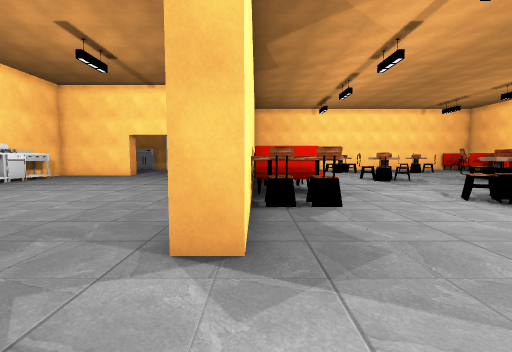
View 1 (above)

24 first-person views from a walk through a scene from a Unity 3-D project. The camera is 1.3 m above the floor, tilts 4° down and sees 90° across. Doors are open. The floor is counted in squares, 1 m on a side. Each view is taken from the middle of a square. On the plan, view 1 faces up. The plan holds only what a view shows up to about 13 squares ahead; the rest is blank. The place goes on beyond the plan. The player character is not drawn. Some surface patterns are stand-ins.

View 2
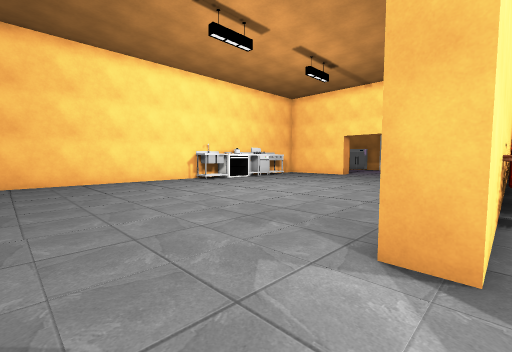

View 3
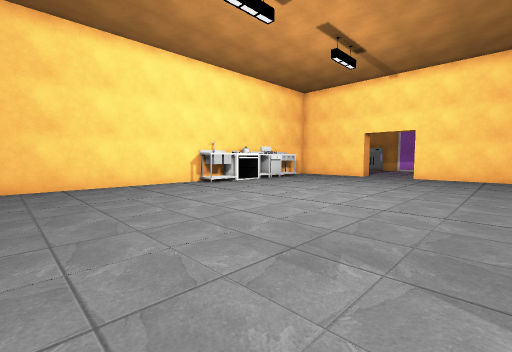

View 4
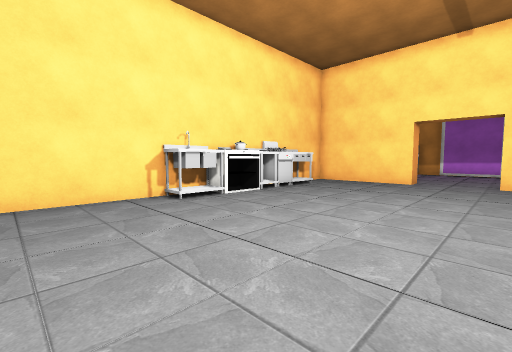

View 5
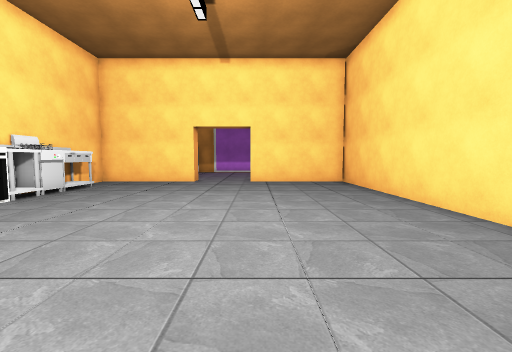

View 6
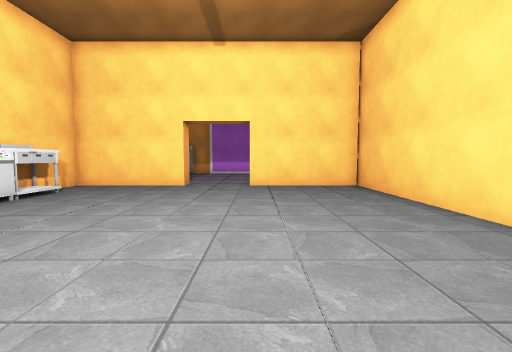

View 7
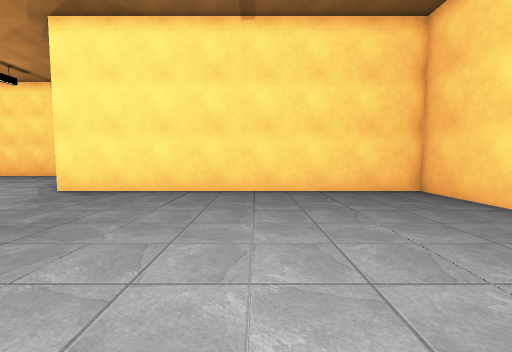

View 8
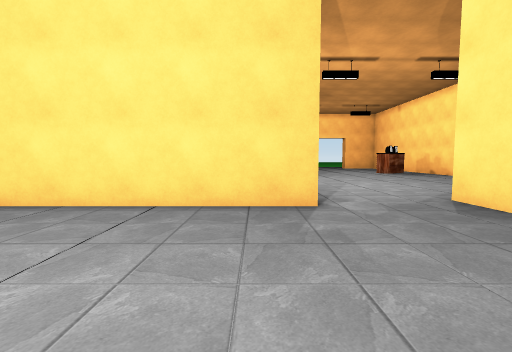

View 9
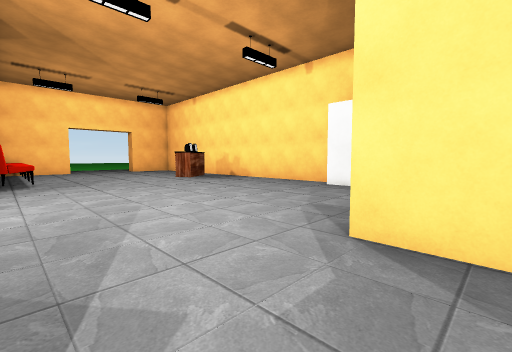

View 10
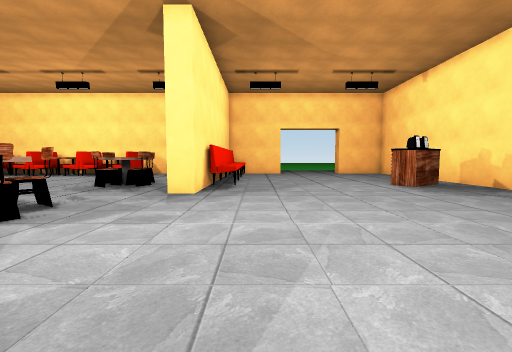

View 11
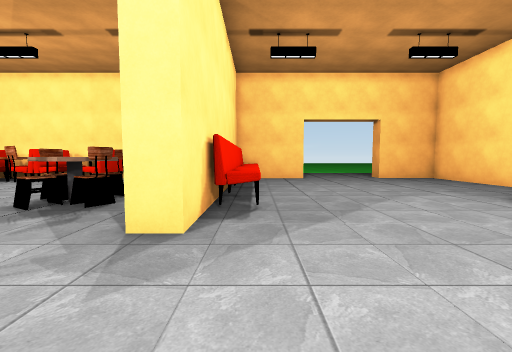

View 12
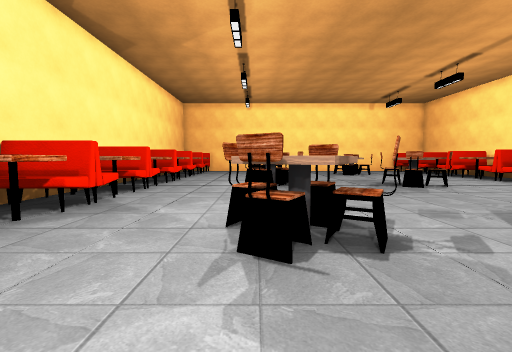

View 13
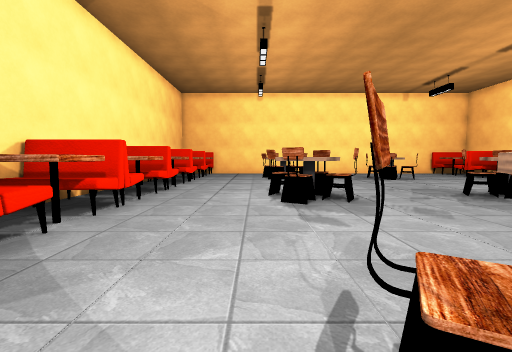

View 14
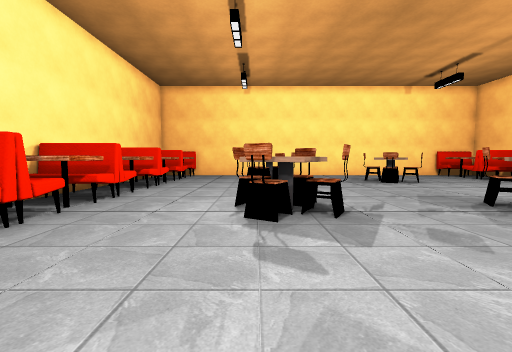

View 15
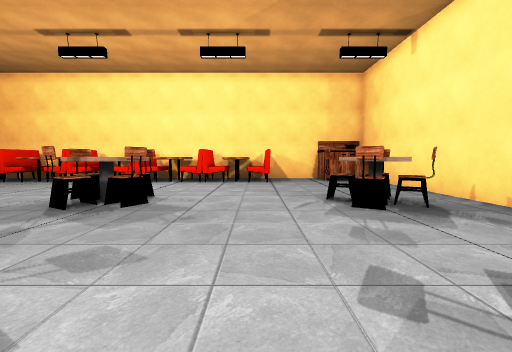

View 16
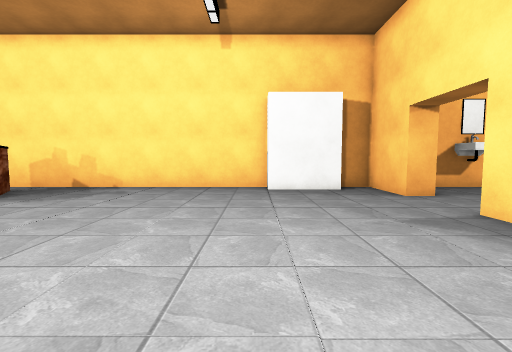

View 17
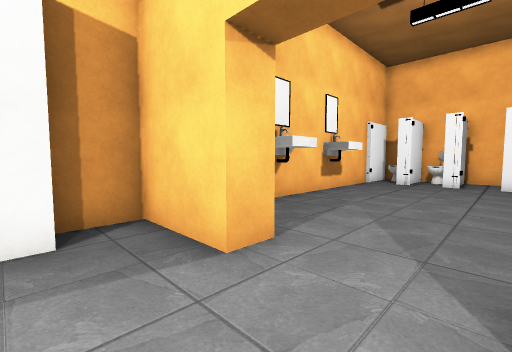

View 18
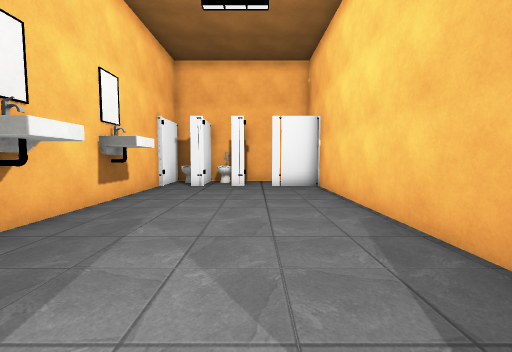

View 19
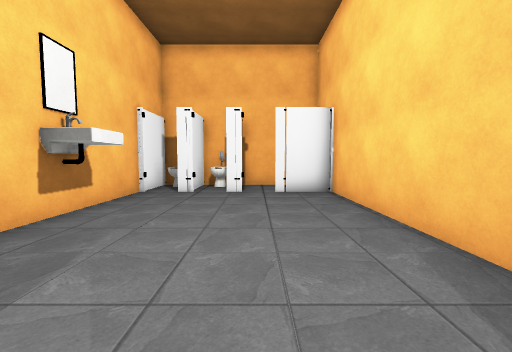

View 20
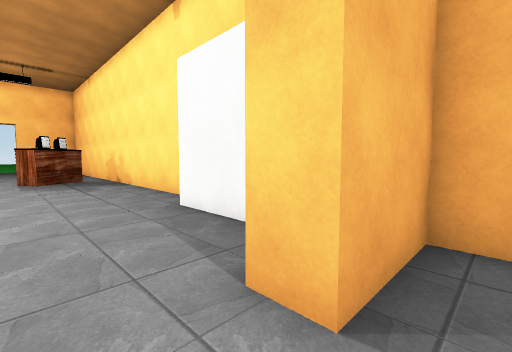

View 21
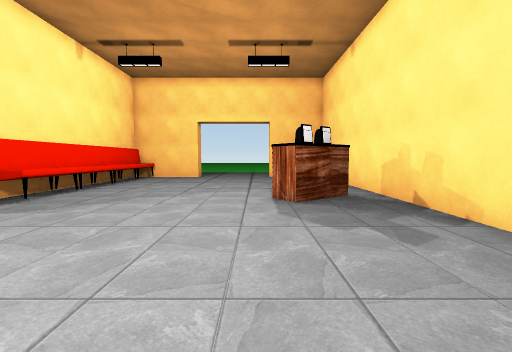

View 22
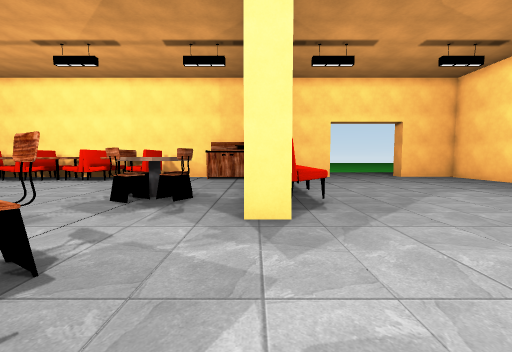

View 23
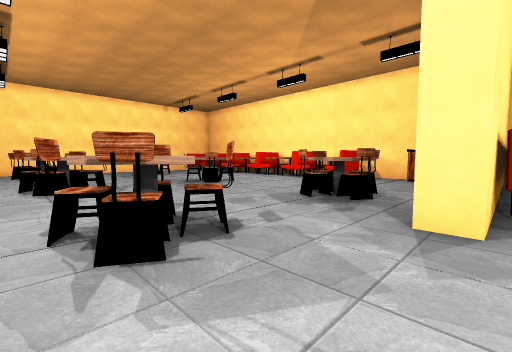

View 24
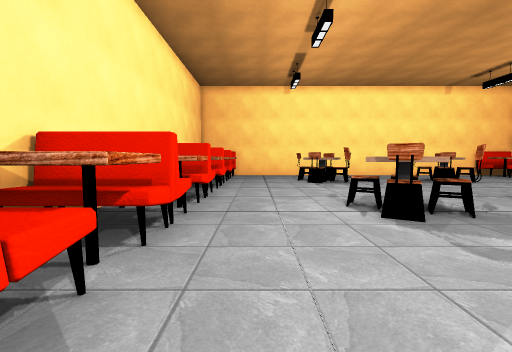

### Floor plan
Points are (right, up) in squares from view 1. A wall is a line through its corners. A room is listed if a view was taken in it or the views show most of it. See-through windows are left out.
Room 1 (views 1, 2, 3, 4, 5, 6, 7, 8, 9)
walls: (-14.5, 11.4) (-14.5, -1.1) (-0.1, -1.1); (-9.4, 20) (-9.4, 19.2) (-14.5, 19.2) (-14.5, 16); (-0.1, 3.3) (-1.1, 3.3) (-1.1, 19.2) (-6.4, 19.2)
ways out: opening at (1.7, 0.5) to room 2
objects: other object (-14, 9) to (-14, 11); other object (-14, 11) to (-13, 12); other object (-14, 13); other object (-14, 14); other object (-14, 15) to (-14, 17)
Room 2 (views 10, 11, 12, 13, 14, 15, 16, 17, 18, 19, 20, 21, 22, 23, 24)
walls: (13.6, 4.2) (20, 4.2); (13.5, 3.3) (11.3, 3.3) (11.3, 4.2); (16.5, 3.3) (15.4, 3.3); (-0.1, -3) (-0.1, -3.9); (-0.1, 15.2) (-0.1, 3.3); (-2.9, -2.1) (-11.9, -2.1); (1.4, -8.5) (4.5, -8.5) (4.5, -9.5) (20.1, -9.5); (-11.8, -5.5) (-11.8, -6.1); (-11.8, -7.4) (-11.8, -8); (-11.9, -9.5) (-1.1, -9.5) (-1.1, -6.7) (-0.1, -6.7) (-0.1, -9.5) (1.5, -9.5)
ways out: opening at (1.7, 0.5) to room 1; open door at (-12, -6.5)
objects: other object (-12, -3); other object (-9, -9) to (-7, -9); other object (-5, -9) to (-4, -9); other object (0, 8) to (2, 8); other object (0, 12) to (2, 12); other object (0, 16) to (2, 16); other object (0, 17) to (2, 17); other object (0, 18); other object (0, 19) to (2, 19); other object (1, 7); other object (1, 9) to (2, 10); other object (1, 11) to (2, 11); other object (1, 13) to (2, 14); other object (1, 15) to (2, 15); other object (1, 20) to (2, 21); other object (2, 7); other object (7, 6) to (7, 7); other object (7, 8); other object (7, 14) to (7, 15); other object (7, 16); other object (8, 6); other object (8, 7) to (9, 7); other object (8, 8) to (9, 9); other object (8, 14); other object (8, 15) to (9, 15); other object (8, 16) to (9, 17); other object (13, 8) to (14, 8); other object (13, 16) to (14, 16); other object (14, -8) to (15, -6); other object (14, 2) to (15, 3); other object (14, 6) to (14, 7); other object (14, 14) to (14, 15); other object (15, 6); other object (15, 7) to (16, 7); other object (15, 8) to (15, 9); other object (15, 14); other object (15, 15) to (16, 15); other object (15, 16) to (15, 17); other object (16, 2) to (18, 3); other object (16, 8); other object (16, 16); other object (19, 2) to (20, 3)

Positions as (right, up) in squares from view 1, and headings:
1: (0, 0), facing up
2: (0, 0), facing up-left
3: (-2, 1), facing up-left
4: (-6, 5), facing up-left
5: (-6, 5), facing up
6: (-6, 7), facing up
7: (-8, 9), facing down
8: (-8, 5), facing right
9: (-2, 3), facing down-right
10: (2, 1), facing right
11: (7, 2), facing right
12: (7, 3), facing up
13: (6, 7), facing up
14: (7, 9), facing up
15: (7, 11), facing right
16: (5, 2), facing down
17: (2, -4), facing down-left
18: (0, -5), facing left
19: (-2, -5), facing left
20: (-2, -5), facing down-right
21: (6, -5), facing right
22: (6, 4), facing right
23: (6, 3), facing up-right
24: (4, 9), facing up
